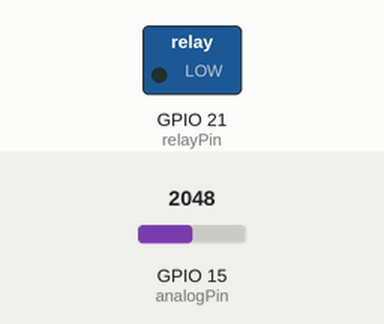
This sketch was run on a simulated ESP32. On the bench: switched loads named in the sketch (green lamp = pin HIGH). The test bench sets the inputs (shaded band); at power-on: GPIO 15 (analogPin) = 2048. WiFi joins after 1.5 s; servers stay silent unless stated; no MQTT or app messages arrive unless stated; what the sketch prints to the serial monitor is not drawn.

Above: at 18.0 s.
18.1 s: GPIO 15 (analogPin) set to 2271
33.1 s: GPIO 15 (analogPin) set to 2362
At 41.1 s:
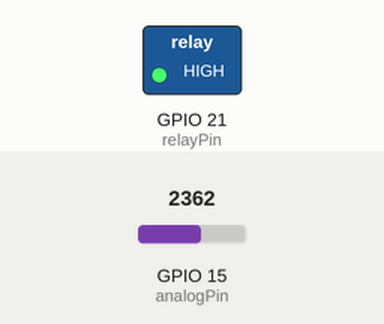
Timing chart, 0 to 42.6 s (numbered marks = the images above; inputs shaded):
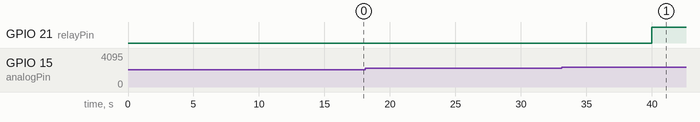

The sketch:

5-mqtt-unfinished.ino
```cpp
#include <WiFi.h>
#include <PubSubClient.h>

// Datos de la red WiFi
const char* ssid = "INFINITUMD2AC";
const char* password = "PCwGdtcV9D";

// Datos del broker MQTT
const char* mqtt_server = "192.168.1.249";
const char* mqtt_topic = "tgg/carta";

// Pin y configuración de lectura analógica
const int analogPin = 15;  // Pin analógico al que leeremos el voltaje (GPIO15)
const float referenceVoltage = 5;  // Voltaje de referencia del ESP32
const int adcMaxValue = 4095;  // Resolución del ADC (12 bits)

// Configuración del circuito divisor de voltaje
const float resistor1 = 10000.0;  // 10k ohms
const float resistor2 = 33000.0;  // 33k ohms

// Umbral de batería (20% de 12.6V)
const float batteryFullVoltage = 12.6;  // Voltaje total de la batería
const float batteryThreshold = 0.2;  // 20% de la carga total
const float batteryMinVoltage = 12.18;  // 20% del voltaje de la batería

// Pin del relé
const int relayPin = 21;  // Pin donde está conectado el relé

// Variables de tiempo no bloqueantes
unsigned long timeNow = 0;
unsigned long timeLastCheck = 0;
unsigned long timeLastCounter = 0;

// Intervalos de tiempo
const unsigned long intervalCheck = 10000; // Comprobar voltaje cada 10 segundos (10,000 ms)
const unsigned long intervalCounter = 1000; // Incrementar contador cada 1 segundo (1000 ms)

// Variables de contador e indicador de conexión
int counter = 0;
bool wifiConnected = false;

// Cliente WiFi y MQTT
WiFiClient espClient;
PubSubClient client(espClient);

// Función de callback para mensajes MQTT
void callback(char* topic, byte* payload, unsigned int length) {
  Serial.print("Mensaje recibido en el tema: ");
  Serial.println(topic);
  Serial.print("Mensaje: ");
  if (length == 1 && (payload[0] == '0' || payload[0] == '1')) {
    Serial.println((char)payload[0]);
  } else {
    Serial.println("Mensaje no válido");
  }
}

// Función para configurar la conexión MQTT
void reconnectMQTT() {
  // Mientras no esté conectado, intenta reconectar
  while (!client.connected()) {
    Serial.print("Conectando al broker MQTT...");
    if (client.connect("ESP32Client")) {
      Serial.println("Conectado");
      // Suscribirse al tema
      client.subscribe(mqtt_topic);
    } else {
      Serial.print("Fallo, rc=");
      Serial.print(client.state());
      Serial.println(" Intentando de nuevo en 5 segundos");
      delay(5000);
    }
  }
}

void setup() {
  // Inicializar el monitor serial
  Serial.begin(115200);

  // Configurar el pin D15 como entrada analógica
  pinMode(analogPin, INPUT);

  // Configurar el pin del relé como salida
  pinMode(relayPin, OUTPUT);
  digitalWrite(relayPin, LOW);  // Inicialmente apagar el relé

  // Desconectar cualquier conexión WiFi al inicio
  WiFi.disconnect(true);
  WiFi.mode(WIFI_OFF);  // Apagar el WiFi al inicio para asegurar estado limpio

  // Configurar el cliente MQTT
  client.setServer(mqtt_server, 1883);
  client.setCallback(callback);

  // Inicializar los tiempos
  timeLastCheck = millis();
  timeLastCounter = millis();
}

void loop() {
  // Obtener el tiempo actual
  timeNow = millis();

  // Comprobar el voltaje de la batería cada 10 segundos
  if (timeNow - timeLastCheck >= intervalCheck) {
    timeLastCheck = timeNow;

    // Desconectar del broker MQTT antes de medir el voltaje
    if (client.connected()) {
      client.disconnect();
      Serial.println("Desconectado de MQTT para medir el voltaje.");
    }

    float batteryVoltage = leerBateria();

    Serial.print("Voltaje de la batería: ");
    Serial.print(batteryVoltage);
    Serial.println(" V");

    // Control del relé basado en el voltaje de la batería
    if (batteryVoltage < batteryMinVoltage) {
      // Si el voltaje de la batería está por debajo del 20%, apagar el relé
      digitalWrite(relayPin, LOW);
      Serial.println("Voltaje bajo: Relé apagado.");

      // Desconectar WiFi si está conectado
      if (wifiConnected) {
        Serial.println("Batería por debajo del 20%, desconectando WiFi...");
        WiFi.disconnect(true);
        WiFi.mode(WIFI_OFF);  // Apagar el WiFi para ahorrar energía
        wifiConnected = false;
      }
    } else {
      // Si el voltaje de la batería está por encima del 20%, encender el relé
      digitalWrite(relayPin, HIGH);
      Serial.println("Voltaje suficiente: Relé encendido.");

      // Conectar WiFi si no está conectado
      if (!wifiConnected) {
        Serial.println("Batería por encima del 20%, conectando a WiFi...");
        WiFi.mode(WIFI_STA);  // Cambiar a modo estación
        WiFi.begin(ssid, password);

        // Esperar hasta conectarse
        while (WiFi.status() != WL_CONNECTED) {
          delay(500);
          Serial.print(".");
        }
        Serial.println();
        Serial.println("Conectado a WiFi");
        Serial.print("Dirección IP: ");
        Serial.println(WiFi.localIP());
        wifiConnected = true;
        counter = 0; // Reiniciar el contador cuando se conecte

        delay(1000);  // Esperar 1 segundo antes de intentar conectarse al broker MQTT

        // Conectar al broker MQTT después de conectar a WiFi
        reconnectMQTT();
      }
    }
  }

  // Mantener la conexión con el broker MQTT activa si está conectado
  if (wifiConnected) {
    client.loop();
  }

  // Imprimir el contador cada segundo mientras esté conectado a WiFi
  if (wifiConnected && timeNow - timeLastCounter >= intervalCounter) {
    timeLastCounter = timeNow;
    counter++;
    Serial.print("Contador: ");
    Serial.println(counter);
  }
}

// Función para leer el voltaje de la batería a través del divisor de voltaje
float leerBateria() {
  // Temporalmente deshabilitar el WiFi para evitar problemas con el ADC
  WiFi.mode(WIFI_OFF);

  // Leer el valor analógico del pin D15
  int analogValue = analogRead(analogPin);

  // Convertir el valor leído en voltaje real (teniendo en cuenta el divisor de voltaje)
  float measuredVoltage = (analogValue * referenceVoltage) / adcMaxValue;

  // Calcular el voltaje real de la batería utilizando la fórmula del divisor de voltaje
  float batteryVoltage = measuredVoltage / (resistor1 / (resistor1 + resistor2));

  // Volver a activar el WiFi si estaba activado antes
  WiFi.mode(WIFI_STA);

  return batteryVoltage;
}
```

Measured:
- the behaviour switches between 2319 and 2320 on GPIO 15 (analogPin) (found by bisection; images 0 and 1)
- after the input at 18.1 s, every drawn part: stays the same
- after the input at 33.1 s, GPIO 21 (relayPin): LOW → HIGH after 6.9 s
